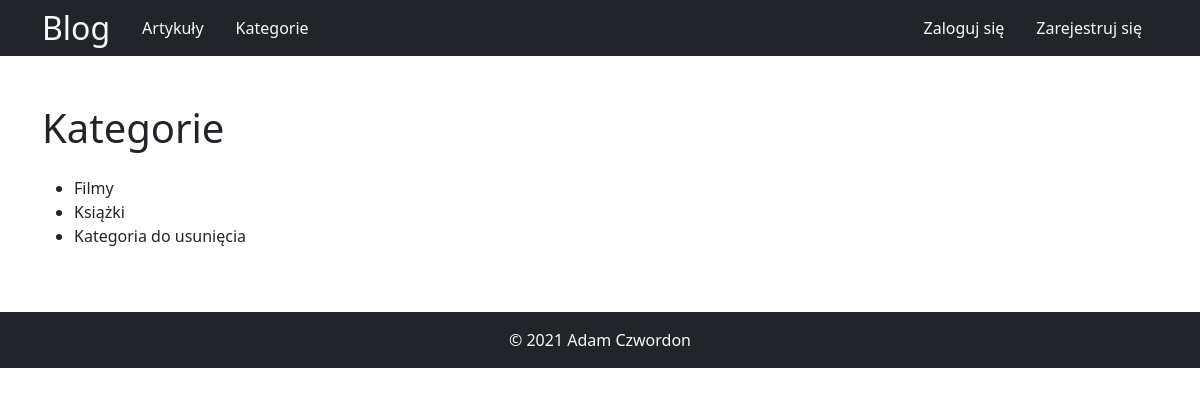
Page /kategorie on the committed database.
### tables this page shows
CREATE TABLE `categories` (
  `id` int(11) NOT NULL,
  `name` varchar(200) NOT NULL
);

### src/Controllers/Controller.php (called while the page is built, shortened)
<?php
class Controller {
    public function view($view, $data=null)
    {
        require_once __DIR__.'/../Views/layouts/template.php';
    }
}

### src/Controllers/CategoriesController.php (called while the page is built, shortened)
<?php
class CategoriesController extends Controller {
    public function index()
    {
        $categories = Category::get();
        return $this->view('categories/index', [
            'categories' => $categories
        ]);
    }
}

### src/Models/Model.php (called while the page is built, shortened)
<?php
class Model extends Database {
    public static $tablename;
    public static function get()
    {
        $stmt = self::$db->prepare('SELECT * FROM '.static::$tablename);
        $stmt->execute();
        $result = $stmt->fetchAll(\PDO::FETCH_ASSOC);
        return $result;
    }
}

### src/Views/categories/index.php (the view, shortened to what this page needs)
<div class="container py-5">
    <div class="d-flex flex-wrap mb-3">
        <h1>Kategorie</h1>
    </div>
    <?php
    if(count($data['categories']) > 0) {
        echo '<ul>';
        foreach($data['categories'] as $category) {
            echo '<li>'.$category['name']
            .($isLoggedIn ? ' - <a href="/kategorie/edytuj?id='.$category['id'].'">edytuj</a> - <a href="/kategorie/usun?id='.$category['id'].'">usuń</a>' : '').'</li>';
        }
        echo '</ul>';
    }
    ?>
</div>

### index.php (shortened to what this page needs)
<?php
require_once "web.php";
$url_route = explode('?', $_SERVER['REQUEST_URI'])[0];
foreach($routes as $route) {
    if($route['name'] == $url_route) {
        $class = new $route['class'];
        $action = $route['method'];
        if(is_callable(array($class, $action))){
            $class->$action();
        } else {
            echo "Error, method not callable.";
            header('HTTP/1.1 500 Internal Server Error');
            exit(500);
        }
    }
}

### rows in the picture
categories: name "Filmy"
categories: name "Książki"
categories: name "Kategoria do usunięcia"
